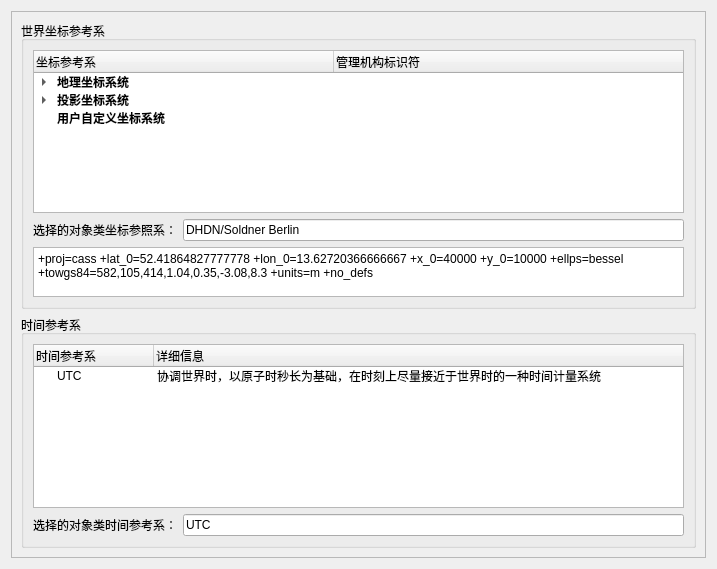
<?xml version="1.0" encoding="UTF-8"?>
<ui version="4.0">
 <class>ObjectClassReferenceWidget</class>
 <widget class="QWidget" name="ObjectClassReferenceWidget">
  <property name="geometry">
   <rect>
    <x>0</x>
    <y>0</y>
    <width>717</width>
    <height>569</height>
   </rect>
  </property>
  <property name="windowTitle">
   <string>时空参照</string>
  </property>
  <layout class="QGridLayout" name="gridLayout_6">
   <item row="0" column="0">
    <widget class="QScrollArea" name="scrollArea">
     <property name="widgetResizable">
      <bool>true</bool>
     </property>
     <widget class="QWidget" name="scrollAreaWidgetContents">
      <property name="geometry">
       <rect>
        <x>0</x>
        <y>0</y>
        <width>697</width>
        <height>549</height>
       </rect>
      </property>
      <layout class="QGridLayout" name="gridLayout_5">
       <item row="0" column="0">
        <layout class="QVBoxLayout" name="verticalLayout_5">
         <item>
          <widget class="QGroupBox" name="groupBox_2">
           <property name="title">
            <string>世界坐标参考系</string>
           </property>
           <layout class="QGridLayout" name="gridLayout">
            <item row="0" column="0">
             <layout class="QVBoxLayout" name="verticalLayout">
              <item>
               <widget class="QTreeWidget" name="treeWidget_SRS">
                <property name="maximumSize">
                 <size>
                  <width>1600</width>
                  <height>600</height>
                 </size>
                </property>
                <property name="wordWrap">
                 <bool>false</bool>
                </property>
                <attribute name="headerDefaultSectionSize">
                 <number>300</number>
                </attribute>
                <attribute name="headerHighlightSections">
                 <bool>false</bool>
                </attribute>
                <attribute name="headerMinimumSectionSize">
                 <number>200</number>
                </attribute>
                <column>
                 <property name="text">
                  <string>坐标参考系</string>
                 </property>
                </column>
                <column>
                 <property name="text">
                  <string>管理机构标识符</string>
                 </property>
                </column>
                <item>
                 <property name="text">
                  <string>地理坐标系统</string>
                 </property>
                 <property name="font">
                  <font>
                   <weight>75</weight>
                   <bold>true</bold>
                  </font>
                 </property>
                 <property name="icon">
                  <iconset resource="../ModelingTool.qrc">
                   <normaloff>:/ModelingTool/Images/geographicalSRS.png</normaloff>:/ModelingTool/Images/geographicalSRS.png</iconset>
                 </property>
                 <item>
                  <property name="text">
                   <string>AGD66</string>
                  </property>
                  <property name="text">
                   <string>EPSG:4202</string>
                  </property>
                 </item>
                 <item>
                  <property name="text">
                   <string>AGD84</string>
                  </property>
                  <property name="text">
                   <string>EPSG:4203</string>
                  </property>
                 </item>
                </item>
                <item>
                 <property name="text">
                  <string>投影坐标系统</string>
                 </property>
                 <property name="font">
                  <font>
                   <weight>75</weight>
                   <bold>true</bold>
                  </font>
                 </property>
                 <property name="icon">
                  <iconset resource="../ModelingTool.qrc">
                   <normaloff>:/ModelingTool/Images/projectionSRS.png</normaloff>:/ModelingTool/Images/projectionSRS.png</iconset>
                 </property>
                 <item>
                  <property name="text">
                   <string>Albers Equal Area</string>
                  </property>
                  <item>
                   <property name="text">
                    <string>GDA94/Australia Albers</string>
                   </property>
                   <property name="text">
                    <string>EPSG:3577</string>
                   </property>
                  </item>
                  <item>
                   <property name="text">
                    <string>NAD27/Alaska Albers</string>
                   </property>
                   <property name="text">
                    <string>EPSG:2964</string>
                   </property>
                  </item>
                 </item>
                 <item>
                  <property name="text">
                   <string>Cassini</string>
                  </property>
                  <item>
                   <property name="text">
                    <string>GDM2000/Johor Grid</string>
                   </property>
                   <property name="text">
                    <string>EPSG:3377</string>
                   </property>
                  </item>
                 </item>
                </item>
                <item>
                 <property name="text">
                  <string>用户自定义坐标系统</string>
                 </property>
                 <property name="font">
                  <font>
                   <weight>75</weight>
                   <bold>true</bold>
                  </font>
                 </property>
                 <property name="icon">
                  <iconset resource="../ModelingTool.qrc">
                   <normaloff>:/ModelingTool/Images/userdefineSRS.png</normaloff>:/ModelingTool/Images/userdefineSRS.png</iconset>
                 </property>
                </item>
               </widget>
              </item>
              <item>
               <layout class="QHBoxLayout" name="horizontalLayout_3">
                <item>
                 <widget class="QLabel" name="label_3">
                  <property name="font">
                   <font>
                    <weight>50</weight>
                    <bold>false</bold>
                   </font>
                  </property>
                  <property name="text">
                   <string>选择的对象类坐标参照系：</string>
                  </property>
                 </widget>
                </item>
                <item>
                 <widget class="QLineEdit" name="lineEdit_selectdSRS">
                  <property name="text">
                   <string>DHDN/Soldner Berlin</string>
                  </property>
                 </widget>
                </item>
               </layout>
              </item>
              <item>
               <widget class="QTextEdit" name="textEdit">
                <property name="maximumSize">
                 <size>
                  <width>16777215</width>
                  <height>50</height>
                 </size>
                </property>
                <property name="html">
                 <string>&lt;!DOCTYPE HTML PUBLIC &quot;-//W3C//DTD HTML 4.0//EN&quot; &quot;http://www.w3.org/TR/REC-html40/strict.dtd&quot;&gt;
&lt;html&gt;&lt;head&gt;&lt;meta name=&quot;qrichtext&quot; content=&quot;1&quot; /&gt;&lt;style type=&quot;text/css&quot;&gt;
p, li { white-space: pre-wrap; }
&lt;/style&gt;&lt;/head&gt;&lt;body style=&quot; font-family:'SimSun'; font-size:9pt; font-weight:400; font-style:normal;&quot;&gt;
&lt;p style=&quot; margin-top:0px; margin-bottom:0px; margin-left:0px; margin-right:0px; -qt-block-indent:0; text-indent:0px;&quot;&gt;+proj=cass +lat_0=52.41864827777778 +lon_0=13.62720366666667 +x_0=40000 +y_0=10000 +ellps=bessel +towgs84=582,105,414,1.04,0.35,-3.08,8.3 +units=m +no_defs&lt;/p&gt;&lt;/body&gt;&lt;/html&gt;</string>
                </property>
               </widget>
              </item>
             </layout>
            </item>
           </layout>
          </widget>
         </item>
         <item>
          <widget class="QGroupBox" name="groupBox_3">
           <property name="title">
            <string>时间参考系</string>
           </property>
           <layout class="QGridLayout" name="gridLayout_4">
            <item row="0" column="0">
             <layout class="QVBoxLayout" name="verticalLayout_4">
              <item>
               <widget class="QTreeWidget" name="treeWidget_TRS">
                <property name="maximumSize">
                 <size>
                  <width>1600</width>
                  <height>200</height>
                 </size>
                </property>
                <attribute name="headerDefaultSectionSize">
                 <number>120</number>
                </attribute>
                <column>
                 <property name="text">
                  <string>时间参考系</string>
                 </property>
                </column>
                <column>
                 <property name="text">
                  <string>详细信息</string>
                 </property>
                </column>
                <item>
                 <property name="text">
                  <string>UTC</string>
                 </property>
                 <property name="text">
                  <string>协调世界时，以原子时秒长为基础，在时刻上尽量接近于世界时的一种时间计量系统</string>
                 </property>
                </item>
               </widget>
              </item>
              <item>
               <layout class="QHBoxLayout" name="horizontalLayout_4">
                <item>
                 <widget class="QLabel" name="label_5">
                  <property name="text">
                   <string>选择的对象类时间参考系：</string>
                  </property>
                 </widget>
                </item>
                <item>
                 <widget class="QLineEdit" name="lineEdit_selectdTRS">
                  <property name="text">
                   <string>UTC</string>
                  </property>
                 </widget>
                </item>
               </layout>
              </item>
             </layout>
            </item>
           </layout>
          </widget>
         </item>
        </layout>
       </item>
      </layout>
     </widget>
    </widget>
   </item>
  </layout>
 </widget>
 <resources>
  <include location="../ModelingTool.qrc"/>
 </resources>
 <connections/>
</ui>
